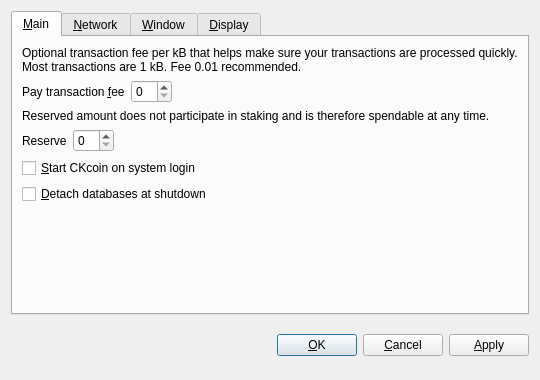
<?xml version="1.0" encoding="UTF-8"?>
<ui version="4.0">
 <class>OptionsDialog</class>
 <widget class="QDialog" name="OptionsDialog">
  <property name="geometry">
   <rect>
    <x>0</x>
    <y>0</y>
    <width>540</width>
    <height>380</height>
   </rect>
  </property>
  <property name="windowTitle">
   <string>Options</string>
  </property>
  <property name="modal">
   <bool>true</bool>
  </property>
  <layout class="QVBoxLayout" name="verticalLayout">
   <item>
    <widget class="QTabWidget" name="tabWidget">
     <property name="tabPosition">
      <enum>QTabWidget::North</enum>
     </property>
     <property name="currentIndex">
      <number>0</number>
     </property>
     <widget class="QWidget" name="tabMain">
      <attribute name="title">
       <string>&amp;Main</string>
      </attribute>
      <layout class="QVBoxLayout" name="verticalLayout_Main">
       <item>
        <widget class="QLabel" name="transactionFeeInfoLabel">
         <property name="text">
          <string>Optional transaction fee per kB that helps make sure your transactions are processed quickly. Most transactions are 1 kB. Fee 0.01 recommended.</string>
         </property>
         <property name="textFormat">
          <enum>Qt::PlainText</enum>
         </property>
         <property name="wordWrap">
          <bool>true</bool>
         </property>
        </widget>
       </item>
       <item>
        <layout class="QHBoxLayout" name="horizontalLayoutFee">
         <item>
          <widget class="QLabel" name="transactionFeeLabel">
           <property name="text">
            <string>Pay transaction &amp;fee</string>
           </property>
           <property name="textFormat">
            <enum>Qt::PlainText</enum>
           </property>
           <property name="buddy">
            <cstring>transactionFee</cstring>
           </property>
          </widget>
         </item>
         <item>
          <widget class="BitcoinAmountField" name="transactionFee"/>
         </item>
         <item>
          <spacer name="horizontalSpacerFee">
           <property name="orientation">
            <enum>Qt::Horizontal</enum>
           </property>
           <property name="sizeHint" stdset="0">
            <size>
             <width>40</width>
             <height>20</height>
            </size>
           </property>
          </spacer>
         </item>
        </layout>
       </item>
       <item>
        <widget class="QLabel" name="reserveBalanceInfoLabel">
         <property name="text">
          <string>Reserved amount does not participate in staking and is therefore spendable at any time.</string>
         </property>
         <property name="textFormat">
          <enum>Qt::PlainText</enum>
         </property>
         <property name="wordWrap">
          <bool>true</bool>
         </property>
        </widget>
       </item>
       <item>
        <layout class="QHBoxLayout" name="horizontalLayoutReserveBalance">
         <item>
          <widget class="QLabel" name="reserveBalanceLabel">
           <property name="text">
            <string>Reserve</string>
           </property>
           <property name="textFormat">
            <enum>Qt::PlainText</enum>
           </property>
           <property name="buddy">
            <cstring>reserveBalance</cstring>
           </property>
          </widget>
         </item>
         <item>
          <widget class="BitcoinAmountField" name="reserveBalance"/>
         </item>
         <item>
          <spacer name="horizontalSpacerReserveBalance">
           <property name="orientation">
            <enum>Qt::Horizontal</enum>
           </property>
           <property name="sizeHint" stdset="0">
            <size>
             <width>40</width>
             <height>20</height>
            </size>
           </property>
          </spacer>
         </item>
        </layout>
       </item>
       <item>
        <widget class="QCheckBox" name="bitcoinAtStartup">
         <property name="toolTip">
          <string>Automatically start CKcoin after logging in to the system.</string>
         </property>
         <property name="text">
          <string>&amp;Start CKcoin on system login</string>
         </property>
        </widget>
       </item>
       <item>
        <widget class="QCheckBox" name="detachDatabases">
         <property name="toolTip">
          <string>Detach block and address databases at shutdown. This means they can be moved to another data directory, but it slows down shutdown. The wallet is always detached.</string>
         </property>
         <property name="text">
          <string>&amp;Detach databases at shutdown</string>
         </property>
        </widget>
       </item>
       <item>
        <spacer name="verticalSpacer_Main">
         <property name="orientation">
          <enum>Qt::Vertical</enum>
         </property>
         <property name="sizeHint" stdset="0">
          <size>
           <width>20</width>
           <height>40</height>
          </size>
         </property>
        </spacer>
       </item>
      </layout>
     </widget>
     <widget class="QWidget" name="tabNetwork">
      <attribute name="title">
       <string>&amp;Network</string>
      </attribute>
      <layout class="QVBoxLayout" name="verticalLayout_Network">
       <item>
        <widget class="QCheckBox" name="mapPortUpnp">
         <property name="toolTip">
          <string>Automatically open the CKcoin client port on the router. This only works when your router supports UPnP and it is enabled.</string>
         </property>
         <property name="text">
          <string>Map port using &amp;UPnP</string>
         </property>
        </widget>
       </item>
       <item>
        <widget class="QCheckBox" name="connectSocks">
         <property name="toolTip">
          <string>Connect to the CKcoin network through a SOCKS proxy (e.g. when connecting through Tor).</string>
         </property>
         <property name="text">
          <string>&amp;Connect through SOCKS proxy:</string>
         </property>
        </widget>
       </item>
       <item>
        <layout class="QHBoxLayout" name="horizontalLayout_Network">
         <item>
          <widget class="QLabel" name="proxyIpLabel">
           <property name="text">
            <string>Proxy &amp;IP:</string>
           </property>
           <property name="textFormat">
            <enum>Qt::PlainText</enum>
           </property>
           <property name="buddy">
            <cstring>proxyIp</cstring>
           </property>
          </widget>
         </item>
         <item>
          <widget class="QValidatedLineEdit" name="proxyIp">
           <property name="maximumSize">
            <size>
             <width>140</width>
             <height>16777215</height>
            </size>
           </property>
           <property name="toolTip">
            <string>IP address of the proxy (e.g. 127.0.0.1)</string>
           </property>
          </widget>
         </item>
         <item>
          <widget class="QLabel" name="proxyPortLabel">
           <property name="text">
            <string>&amp;Port:</string>
           </property>
           <property name="textFormat">
            <enum>Qt::PlainText</enum>
           </property>
           <property name="buddy">
            <cstring>proxyPort</cstring>
           </property>
          </widget>
         </item>
         <item>
          <widget class="QLineEdit" name="proxyPort">
           <property name="maximumSize">
            <size>
             <width>55</width>
             <height>16777215</height>
            </size>
           </property>
           <property name="toolTip">
            <string>Port of the proxy (e.g. 9050)</string>
           </property>
          </widget>
         </item>
         <item>
          <widget class="QLabel" name="socksVersionLabel">
           <property name="text">
            <string>SOCKS &amp;Version:</string>
           </property>
           <property name="textFormat">
            <enum>Qt::PlainText</enum>
           </property>
           <property name="buddy">
            <cstring>socksVersion</cstring>
           </property>
          </widget>
         </item>
         <item>
          <widget class="QValueComboBox" name="socksVersion">
           <property name="toolTip">
            <string>SOCKS version of the proxy (e.g. 5)</string>
           </property>
          </widget>
         </item>
         <item>
          <spacer name="horizontalSpacer_Network">
           <property name="orientation">
            <enum>Qt::Horizontal</enum>
           </property>
           <property name="sizeHint" stdset="0">
            <size>
             <width>40</width>
             <height>20</height>
            </size>
           </property>
          </spacer>
         </item>
        </layout>
       </item>
       <item>
        <spacer name="verticalSpacer_Network">
         <property name="orientation">
          <enum>Qt::Vertical</enum>
         </property>
         <property name="sizeHint" stdset="0">
          <size>
           <width>20</width>
           <height>40</height>
          </size>
         </property>
        </spacer>
       </item>
      </layout>
     </widget>
     <widget class="QWidget" name="tabWindow">
      <attribute name="title">
       <string>&amp;Window</string>
      </attribute>
      <layout class="QVBoxLayout" name="verticalLayout_Window">
       <item>
        <widget class="QCheckBox" name="minimizeToTray">
         <property name="toolTip">
          <string>Show only a tray icon after minimizing the window.</string>
         </property>
         <property name="text">
          <string>&amp;Minimize to the tray instead of the taskbar</string>
         </property>
        </widget>
       </item>
       <item>
        <widget class="QCheckBox" name="minimizeOnClose">
         <property name="toolTip">
          <string>Minimize instead of exit the application when the window is closed. When this option is enabled, the application will be closed only after selecting Quit in the menu.</string>
         </property>
         <property name="text">
          <string>M&amp;inimize on close</string>
         </property>
        </widget>
       </item>
       <item>
        <spacer name="verticalSpacer_Window">
         <property name="orientation">
          <enum>Qt::Vertical</enum>
         </property>
         <property name="sizeHint" stdset="0">
          <size>
           <width>20</width>
           <height>40</height>
          </size>
         </property>
        </spacer>
       </item>
      </layout>
     </widget>
     <widget class="QWidget" name="tabDisplay">
      <attribute name="title">
       <string>&amp;Display</string>
      </attribute>
      <layout class="QVBoxLayout" name="verticalLayout_Display">
       <item>
        <layout class="QHBoxLayout" name="horizontalLayout_1_Display">
         <item>
          <widget class="QLabel" name="langLabel">
           <property name="text">
            <string>User Interface &amp;language:</string>
           </property>
           <property name="textFormat">
            <enum>Qt::PlainText</enum>
           </property>
           <property name="buddy">
            <cstring>lang</cstring>
           </property>
          </widget>
         </item>
         <item>
          <widget class="QValueComboBox" name="lang">
           <property name="toolTip">
            <string>The user interface language can be set here. This setting will take effect after restarting CKcoin.</string>
           </property>
          </widget>
         </item>
        </layout>
       </item>
       <item>
        <layout class="QHBoxLayout" name="horizontalLayout_2_Display">
         <item>
          <widget class="QLabel" name="unitLabel">
           <property name="text">
            <string>&amp;Unit to show amounts in:</string>
           </property>
           <property name="textFormat">
            <enum>Qt::PlainText</enum>
           </property>
           <property name="buddy">
            <cstring>unit</cstring>
           </property>
          </widget>
         </item>
         <item>
          <widget class="QValueComboBox" name="unit">
           <property name="toolTip">
            <string>Choose the default subdivision unit to show in the interface and when sending coins.</string>
           </property>
          </widget>
         </item>
        </layout>
       </item>
       <item>
        <widget class="QCheckBox" name="displayAddresses">
         <property name="toolTip">
          <string>Whether to show CKcoin addresses in the transaction list or not.</string>
         </property>
         <property name="text">
          <string>&amp;Display addresses in transaction list</string>
         </property>
        </widget>
       </item>
       <item>
        <widget class="QCheckBox" name="coinControlFeatures">
         <property name="toolTip">
          <string>Whether to show coin control features or not.</string>
         </property>
         <property name="text">
          <string>Display coin &amp;control features (experts only!)</string>
         </property>
        </widget>
       </item>
       <item>
        <spacer name="verticalSpacer_Display">
         <property name="orientation">
          <enum>Qt::Vertical</enum>
         </property>
         <property name="sizeHint" stdset="0">
          <size>
           <width>20</width>
           <height>40</height>
          </size>
         </property>
        </spacer>
       </item>
      </layout>
     </widget>
    </widget>
   </item>
   <item>
    <layout class="QHBoxLayout" name="horizontalLayout_Buttons">
     <item>
      <spacer name="horizontalSpacer_1">
       <property name="orientation">
        <enum>Qt::Horizontal</enum>
       </property>
       <property name="sizeHint" stdset="0">
        <size>
         <width>40</width>
         <height>48</height>
        </size>
       </property>
      </spacer>
     </item>
     <item>
      <widget class="QLabel" name="statusLabel">
       <property name="font">
        <font>
         <weight>75</weight>
         <bold>true</bold>
        </font>
       </property>
       <property name="text">
        <string/>
       </property>
       <property name="textFormat">
        <enum>Qt::PlainText</enum>
       </property>
       <property name="wordWrap">
        <bool>true</bool>
       </property>
      </widget>
     </item>
     <item>
      <spacer name="horizontalSpacer_2">
       <property name="orientation">
        <enum>Qt::Horizontal</enum>
       </property>
       <property name="sizeHint" stdset="0">
        <size>
         <width>40</width>
         <height>48</height>
        </size>
       </property>
      </spacer>
     </item>
     <item>
      <widget class="QPushButton" name="okButton">
       <property name="text">
        <string>&amp;OK</string>
       </property>
      </widget>
     </item>
     <item>
      <widget class="QPushButton" name="cancelButton">
       <property name="text">
        <string>&amp;Cancel</string>
       </property>
       <property name="autoDefault">
        <bool>false</bool>
       </property>
      </widget>
     </item>
     <item>
      <widget class="QPushButton" name="applyButton">
       <property name="text">
        <string>&amp;Apply</string>
       </property>
       <property name="autoDefault">
        <bool>false</bool>
       </property>
      </widget>
     </item>
    </layout>
   </item>
  </layout>
 </widget>
 <customwidgets>
  <customwidget>
   <class>BitcoinAmountField</class>
   <extends>QSpinBox</extends>
   <header>bitcoinamountfield.h</header>
  </customwidget>
  <customwidget>
   <class>QValueComboBox</class>
   <extends>QComboBox</extends>
   <header>qvaluecombobox.h</header>
  </customwidget>
  <customwidget>
   <class>QValidatedLineEdit</class>
   <extends>QLineEdit</extends>
   <header>qvalidatedlineedit.h</header>
  </customwidget>
 </customwidgets>
 <resources/>
 <connections/>
</ui>
